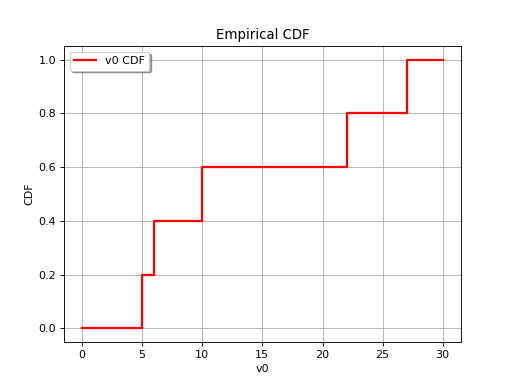

This figure's Python source:
import openturns as ot
from matplotlib import pyplot as plt
from openturns.viewer import View

sample = [[5.0], [6.0], [10.0], [22.0], [27.0]]
xmin = 0.0
xmax = 30.0
graph = ot.VisualTest.DrawEmpiricalCDF(sample, xmin, xmax)
graph.setTitle('Empirical CDF')
View(graph)
